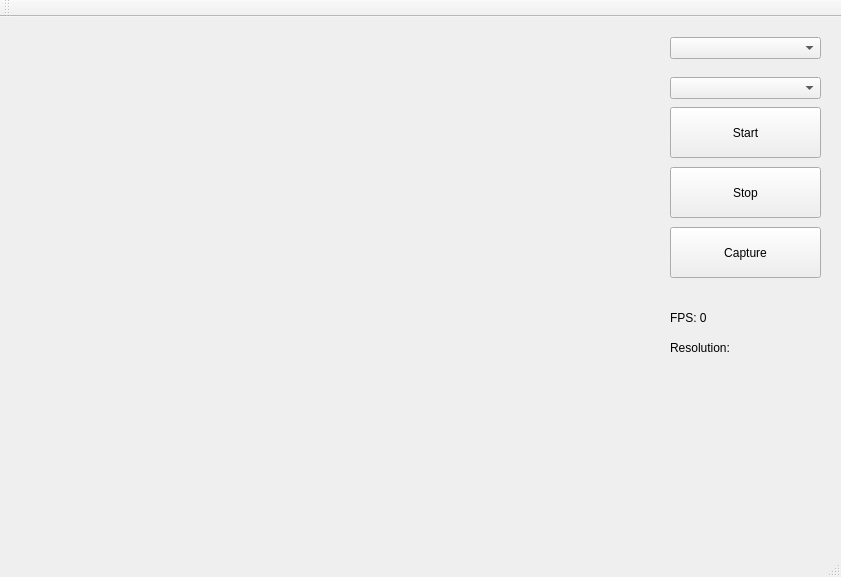
<?xml version="1.0" encoding="UTF-8"?>
<ui version="4.0">
 <class>MainWindow</class>
 <widget class="QMainWindow" name="MainWindow">
  <property name="geometry">
   <rect>
    <x>0</x>
    <y>0</y>
    <width>841</width>
    <height>577</height>
   </rect>
  </property>
  <property name="windowTitle">
   <string>MainWindow</string>
  </property>
  <widget class="QWidget" name="centralWidget">
   <widget class="QLabel" name="lblImageView">
    <property name="geometry">
     <rect>
      <x>10</x>
      <y>20</y>
      <width>640</width>
      <height>480</height>
     </rect>
    </property>
    <property name="text">
     <string/>
    </property>
   </widget>
   <widget class="QPushButton" name="btnStart">
    <property name="geometry">
     <rect>
      <x>670</x>
      <y>90</y>
      <width>151</width>
      <height>51</height>
     </rect>
    </property>
    <property name="text">
     <string>Start</string>
    </property>
   </widget>
   <widget class="QPushButton" name="btnStop">
    <property name="geometry">
     <rect>
      <x>670</x>
      <y>150</y>
      <width>151</width>
      <height>51</height>
     </rect>
    </property>
    <property name="text">
     <string>Stop</string>
    </property>
   </widget>
   <widget class="QPushButton" name="btnCapture">
    <property name="geometry">
     <rect>
      <x>670</x>
      <y>210</y>
      <width>151</width>
      <height>51</height>
     </rect>
    </property>
    <property name="text">
     <string>Capture</string>
    </property>
   </widget>
   <widget class="QLabel" name="lblFPS">
    <property name="geometry">
     <rect>
      <x>670</x>
      <y>290</y>
      <width>151</width>
      <height>21</height>
     </rect>
    </property>
    <property name="text">
     <string>FPS: 0</string>
    </property>
   </widget>
   <widget class="QLabel" name="lblResolution">
    <property name="geometry">
     <rect>
      <x>670</x>
      <y>320</y>
      <width>151</width>
      <height>21</height>
     </rect>
    </property>
    <property name="text">
     <string>Resolution:</string>
    </property>
   </widget>
   <widget class="QComboBox" name="comboBoxCam">
    <property name="geometry">
     <rect>
      <x>670</x>
      <y>20</y>
      <width>151</width>
      <height>22</height>
     </rect>
    </property>
    <property name="currentText">
     <string/>
    </property>
   </widget>
   <widget class="QComboBox" name="comboBoxResolution">
    <property name="geometry">
     <rect>
      <x>670</x>
      <y>60</y>
      <width>151</width>
      <height>22</height>
     </rect>
    </property>
    <property name="currentText">
     <string/>
    </property>
   </widget>
  </widget>
  <widget class="QMenuBar" name="menuBar">
   <property name="geometry">
    <rect>
     <x>0</x>
     <y>0</y>
     <width>841</width>
     <height>26</height>
    </rect>
   </property>
  </widget>
  <widget class="QToolBar" name="mainToolBar">
   <attribute name="toolBarArea">
    <enum>TopToolBarArea</enum>
   </attribute>
   <attribute name="toolBarBreak">
    <bool>false</bool>
   </attribute>
  </widget>
  <widget class="QStatusBar" name="statusBar"/>
 </widget>
 <layoutdefault spacing="6" margin="11"/>
 <resources/>
 <connections/>
</ui>
